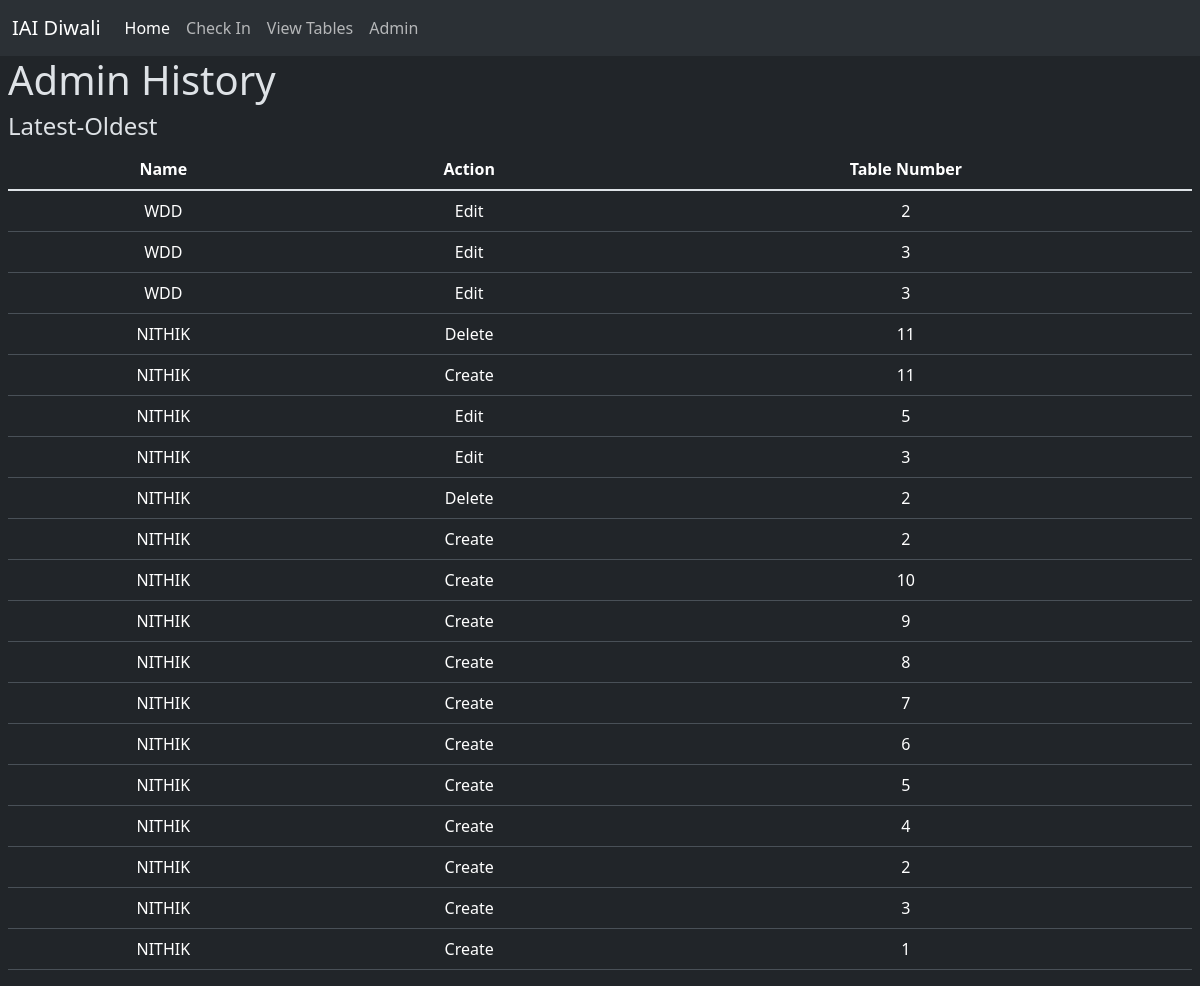
The app's page /history with its own data.
### tables this page shows
CREATE TABLE history (
    id INTEGER PRIMARY KEY AUTOINCREMENT,
    aName TEXT NOT NULL,
    action TEXT NOT NULL,
    tableNum INTEGER NOT NULL
);

### app.py (the view)
@app.route("/history")
def history():
    history = q.get_history()
    reHistory = history[::-1]
    return render_template("history.html", history=reHistory)

### queries.py (called while the page is built)
def get_history():
    sql="""SELECT * FROM history"""
    return db.execute(sql)

### templates/history.html
{% extends "base.html" %}
{% block content %}
    <h1>Admin History</h1>
    <h4>Latest-Oldest</h4>
    <table class="table text-center">
        <thead>
            <tr>
                <th scope="col">Name</th>
                <th scope="col">Action</th>
                <th scope="col">Table Number</th>
            </tr>
        </thead>
        <tbody class="table-group-divider">
            {% for h in history %}
                <tr {% if h.aName == session.name %}class="table-active" {% endif %}>
                    <td>{{ h.aName }}</td>
                    <td>{{ h.action }}</td>
                    <td>{{ h.tableNum }}</td>
                </tr>
            {% endfor %}
        </tbody>
    </table>
{% endblock %}

### templates/base.html (shortened to what this page needs)
<!DOCTYPE html>
<html lang="en">
    <head>
        <link href="https://cdn.jsdelivr.net/npm/bootstrap@5.3.2/dist/css/bootstrap.min.css" rel="stylesheet">
        <link rel="stylesheet" href="https://cdn.jsdelivr.net/npm/bootstrap-icons@1.11.3/font/bootstrap-icons.min.css">
        <link rel="stylesheet" href="/static/style.css">
    </head>
    <body data-bs-theme="dark">
        <nav class="navbar navbar-expand-lg bg-body-tertiary">
            <div class="container-fluid">
                <a class="navbar-brand" href="/">IAI Diwali</a>
                <div class="collapse navbar-collapse" id="navbarNavAltMarkup">
                    <div class="navbar-nav">
                        <a class="nav-link active" aria-current="page" href="/">Home</a>
                        <a class="nav-link" href="/checkIn">Check In</a>
                        <a class="nav-link" href="/view">View Tables</a>
                        {% if session.get("admin","F") == "F" %}
                        <a class="nav-link" href="/admin">Admin</a>
                        {% endif %}
                    </div>
                </div>
            </div>
        </nav>
        <div class="ps-2 pe-2">
            {% block content %}
            {% endblock %}
        </div>
    </body>
</html>

### static/style.css (style rules this page uses)
.text-center { position: relative; z-index: 2; }

### records on screen
history: aName "WDD", action "Edit", tableNum "2"
history: aName "WDD", action "Edit", tableNum "3"
history: aName "WDD", action "Edit", tableNum "3"
history: aName "NITHIK", action "Delete", tableNum "11"
history: aName "NITHIK", action "Create", tableNum "11"
history: aName "NITHIK", action "Edit", tableNum "5"
history: aName "NITHIK", action "Edit", tableNum "3"
history: aName "NITHIK", action "Delete", tableNum "2"
history: aName "NITHIK", action "Create", tableNum "2"
history: aName "NITHIK", action "Create", tableNum "10"
history: aName "NITHIK", action "Create", tableNum "9"
history: aName "NITHIK", action "Create", tableNum "8"
history: aName "NITHIK", action "Create", tableNum "7"
history: aName "NITHIK", action "Create", tableNum "6"
history: aName "NITHIK", action "Create", tableNum "5"
history: aName "NITHIK", action "Create", tableNum "4"
history: aName "NITHIK", action "Create", tableNum "2"
history: aName "NITHIK", action "Create", tableNum "3"
history: aName "NITHIK", action "Create", tableNum "1"
